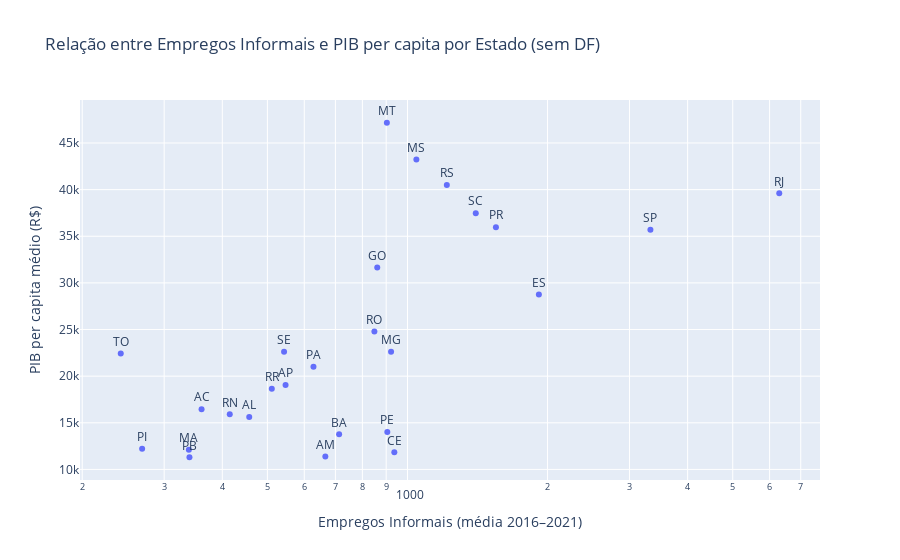

Source (notebook cell):
### Code cell
# Identificar o estado com o maior número de "Empregos Informais"
df_estado_max_empregos = df_estado[df_estado['Empregos_Informais'] == df_estado['Empregos_Informais'].max()]
estado_max_empregos = df_estado_max_empregos['UF'].values[0]
#print(f'O estado com o maior número de empregos informais é: {estado_max_empregos}')

# Gráfico 2: Sem o estado com o maior número de "Empregos Informais"
df_estado_sem_max_empregos = df_estado[df_estado['UF'] != estado_max_empregos]

fig_sem_max_empregos = px.scatter(
    df_estado_sem_max_empregos,
    x='Empregos_Informais',
    y='PIB_per_capita',
    text='UF',

    title=f'Relação entre Empregos Informais e PIB per capita por Estado (sem {estado_max_empregos})',
    labels={
        'Empregos_Informais': 'Empregos Informais (média 2016–2021)',
        'PIB_per_capita': 'PIB per capita médio (R$)'
    },
    log_x=True  # Escala logarítmica
)

fig_sem_max_empregos.update_traces(textposition='top center')
fig_sem_max_empregos.show()

### Figure 1 — Plotly figure (JSON) as saved in the notebook; plotly's stock layout.template omitted (floating-point values rounded to 4 significant figures)
{"data": [{"hovertemplate": "Empregos Informais (média 2016–2021)=%{x}<br>PIB per capita médio (R$)=%{y}<br>UF=%{text}<extra></extra>", "legendgroup": "", "marker": {"color": "#636efa", "symbol": "circle"}, "mode": "markers+text", "name": "", "orientation": "v", "showlegend": false, "text": ["AC", "AL", "AM", "AP", "BA", "CE", "ES", "GO", "MA", "MG", "MS", "MT", "PA", "PB", "PE", "PI", "PR", "RJ", "RN", "RO", "RR", "RS", "SC", "SE", "SP", "TO"], "textposition": "top center", "type": "scatter", "x": [361, 457, 666, 547, 713, 937, 1916, 861, 339, 922, 1045, 903, 628, 340, 905, 269, 1549, 6294, 415, 849, 511, 1215, 1402, 543, 3327, 242], "xaxis": "x", "y": [16460.0, 15620.0, 11400.0, 19050.0, 13770.0, 11830.0, 28760.0, 31660.0, 12110.0, 22630.0, 43240.0, 47170.0, 21020.0, 11310.0, 14020.0, 12230.0, 35970.0, 39600.0, 15910.0, 24780.0, 18640.0, 40500.0, 37470.0, 22610.0, 35700.0, 22440.0], "yaxis": "y"}], "layout": {"legend": {"tracegroupgap": 0}, "title": {"text": "Relação entre Empregos Informais e PIB per capita por Estado (sem DF)"}, "xaxis": {"anchor": "y", "domain": [0, 1], "title": {"text": "Empregos Informais (média 2016–2021)"}, "type": "log"}, "yaxis": {"anchor": "x", "domain": [0, 1], "title": {"text": "PIB per capita médio (R$)"}}}}
